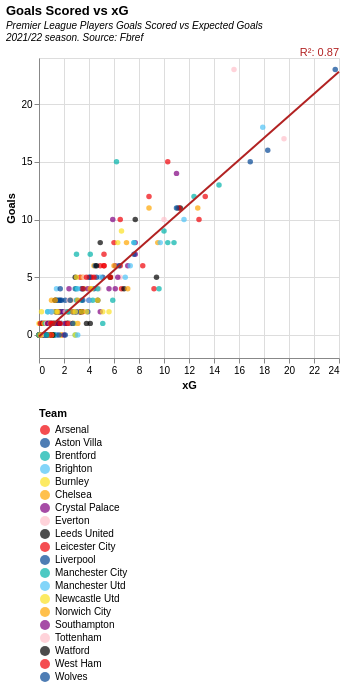

Write a Vega-Lite specification for this figure.
### Vega-Lite specification from a JSON file in a GitHub repository (floating-point values rounded to 4 significant figures; data arrays with more than 128 entries replaced by an {"elided": "..."} marker saying what was removed)
{"$schema": "https://vega.github.io/schema/vega-lite/v5.json", "title": {"text": "Goals Scored vs xG", "subtitle": ["Premier League Players Goals Scored vs Expected Goals", "2021/22 season. Source: Fbref"], "subtitleFontStyle": "italic", "subtitleFontSize": 10, "anchor": "start", "color": "black"}, "data": {"values": {"elided": "546 records"}}, "height": 300, "width": "container", "layer": [{"mark": {"type": "point", "filled": true}, "encoding": {"x": {"field": "xG", "type": "quantitative"}, "y": {"field": "Goals", "type": "quantitative"}, "tooltip": [{"field": "Rk", "type": "nominal", "title": "Rank"}, {"field": "Player", "type": "nominal", "title": "Player"}, {"field": "Team", "type": "nominal", "title": "Team"}, {"field": "Goals", "type": "quantitative", "title": "Goals (actual)"}, {"field": "xG", "type": "quantitative", "title": "Goals (expected)"}], "color": {"field": "Team", "scale": {"range": ["#EF0107", "#034694", "#00B2A9", "#4fc3f7", "#FBE122", "orange", "purple", "pink", "black"]}, "title": "Team", "legend": {"orient": "bottom", "columns": 1, "fillColor": "#FfFfFf"}}}}, {"mark": {"type": "line", "color": "firebrick"}, "transform": [{"regression": "Goals", "on": "xG", "extent": [0, 24]}], "encoding": {"x": {"field": "xG", "type": "quantitative"}, "y": {"field": "Goals", "type": "quantitative"}}}, {"transform": [{"regression": "Goals", "on": "xG", "params": true}, {"calculate": "'R²: '+format(datum.rSquared, '.2f')", "as": "R2"}], "mark": {"type": "text", "color": "firebrick", "x": "width", "align": "right", "y": -5}, "encoding": {"text": {"type": "nominal", "field": "R2"}}}]}
